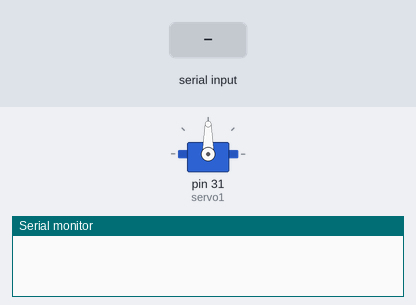
The sketch below on a simulated Arduino Mega 2560, built with avr-gcc and run on an emulated ATmega2560. On the bench: servo, the last lines printed to the serial monitor. The inputs (shaded band) are chosen by the test bench.

Above: at 1.2 s.
1.3 s: "30,150\n" received over Serial
At 2.8 s:
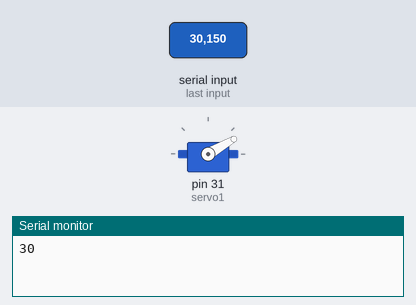
3.8 s: "5\n" received over Serial
At 6.0 s:
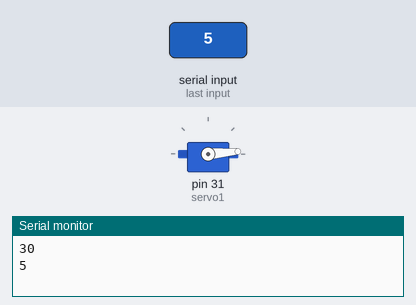
6.3 s: "200\n" received over Serial
At 7.7 s:
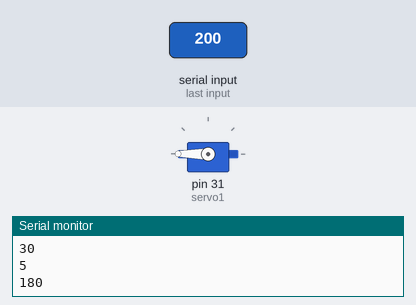
8.8 s: "90,45\n" received over Serial
At 10.9 s:
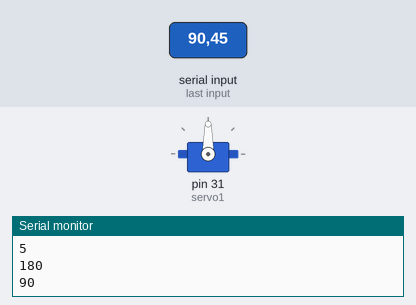
Timing chart, 0 to 12.3 s (numbered marks = the images above; inputs shaded):
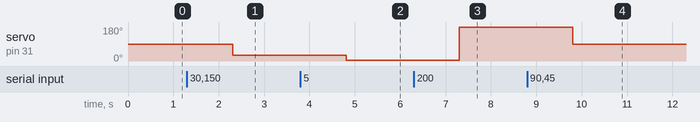

Measured:
- after the input at 1.3 s, servo on pin 31 (servo1): 90° → 30° after 1.0 s
- after the input at 3.8 s, servo on pin 31 (servo1): 30° → 5° after 1.0 s
- after the input at 6.3 s, servo on pin 31 (servo1): 5° → 180° after 1.0 s
- after the input at 8.8 s, servo on pin 31 (servo1): 180° → 90° after 1.0 s

The sketch:

mover_servo.ino
```cpp
#include <Servo.h>
Servo servo1;
int valor = 0;

void setup() {
  servo1.attach(31, 500, 2500);
  Serial.begin(9600); // Asegúrate de que el baud rate coincida con tu monitor serial
}

void loop() {
  if (Serial.available() > 0) {
    String Svalor = Serial.readString();
    valor = Svalor.toInt();
    valor = constrain(valor, 0, 180); // Limita el valor al rango permitido
    Serial.println(valor);
    servo1.write(valor);
  }
  delay(10); // Opcional para dar tiempo al procesamiento
}
```
